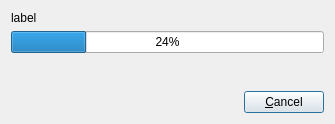
<ui version="4.0" >
 <class>progress_dialog</class>
 <widget class="QDialog" name="progress_dialog" >
  <property name="geometry" >
   <rect>
    <x>0</x>
    <y>0</y>
    <width>335</width>
    <height>124</height>
   </rect>
  </property>
  <property name="windowTitle" >
   <string>Additional Drivers</string>
  </property>
  <property name="sizeGripEnabled" >
   <bool>false</bool>
  </property>
  <layout class="QVBoxLayout" >
   <item>
    <layout class="QVBoxLayout" >
     <item>
      <widget class="QLabel" name="description" >
       <property name="text" >
        <string>label</string>
       </property>
       <property name="wordWrap" >
        <bool>false</bool>
       </property>
      </widget>
     </item>
    </layout>
   </item>
   <item>
    <widget class="QProgressBar" name="progressBar" >
     <property name="value" >
      <number>24</number>
     </property>
    </widget>
   </item>
   <item>
    <spacer>
     <property name="orientation" >
      <enum>Qt::Vertical</enum>
     </property>
     <property name="sizeType" >
      <enum>QSizePolicy::Expanding</enum>
     </property>
     <property name="sizeHint" >
      <size>
       <width>21</width>
       <height>31</height>
      </size>
     </property>
    </spacer>
   </item>
   <item>
    <layout class="QHBoxLayout" >
     <property name="spacing" >
      <number>6</number>
     </property>
     <property name="leftMargin" >
      <number>0</number>
     </property>
     <property name="topMargin" >
      <number>0</number>
     </property>
     <property name="rightMargin" >
      <number>0</number>
     </property>
     <property name="bottomMargin" >
      <number>0</number>
     </property>
     <item>
      <spacer>
       <property name="orientation" >
        <enum>Qt::Horizontal</enum>
       </property>
       <property name="sizeType" >
        <enum>QSizePolicy::Expanding</enum>
       </property>
       <property name="sizeHint" >
        <size>
         <width>20</width>
         <height>20</height>
        </size>
       </property>
      </spacer>
     </item>
     <item>
      <widget class="QPushButton" name="buttonCancel" >
       <property name="text" >
        <string>&amp;Cancel</string>
       </property>
       <property name="shortcut" >
        <string/>
       </property>
       <property name="autoDefault" >
        <bool>true</bool>
       </property>
      </widget>
     </item>
    </layout>
   </item>
  </layout>
 </widget>
 <layoutdefault spacing="6" margin="11" />
 <pixmapfunction>qPixmapFromMimeSource</pixmapfunction>
 <customwidgets>
  <customwidget>
   <class>KProgress</class>
   <extends>QWidget</extends>
   <header>kprogress.h</header>
  </customwidget>
 </customwidgets>
 <includes>
  <include location="local" >kprogress.h</include>
 </includes>
 <resources/>
 <connections>
  <connection>
   <sender>buttonCancel</sender>
   <signal>clicked()</signal>
   <receiver>progress_dialog</receiver>
   <slot>reject()</slot>
   <hints>
    <hint type="sourcelabel" >
     <x>20</x>
     <y>20</y>
    </hint>
    <hint type="destinationlabel" >
     <x>20</x>
     <y>20</y>
    </hint>
   </hints>
  </connection>
 </connections>
</ui>
